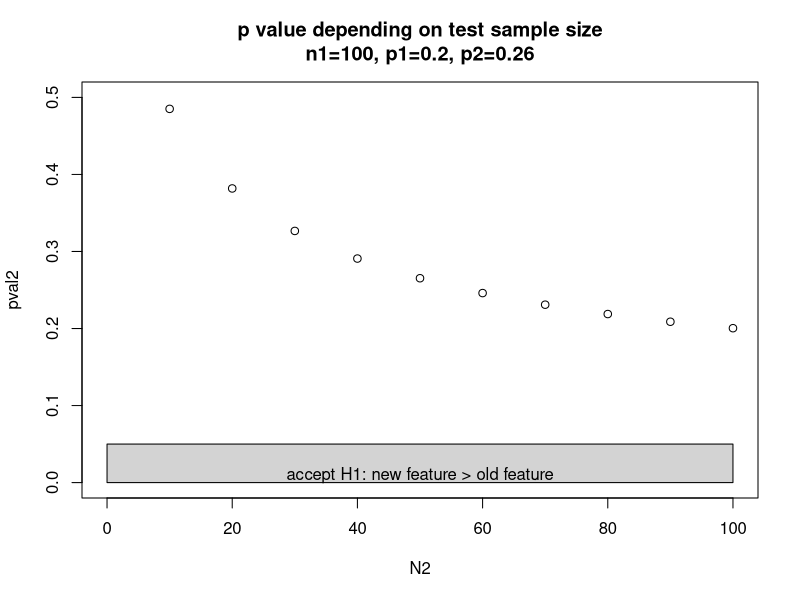
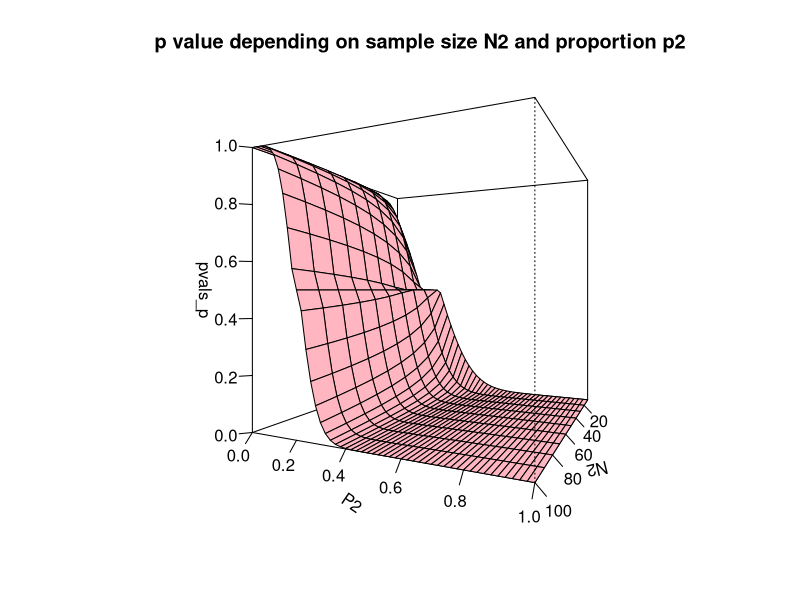
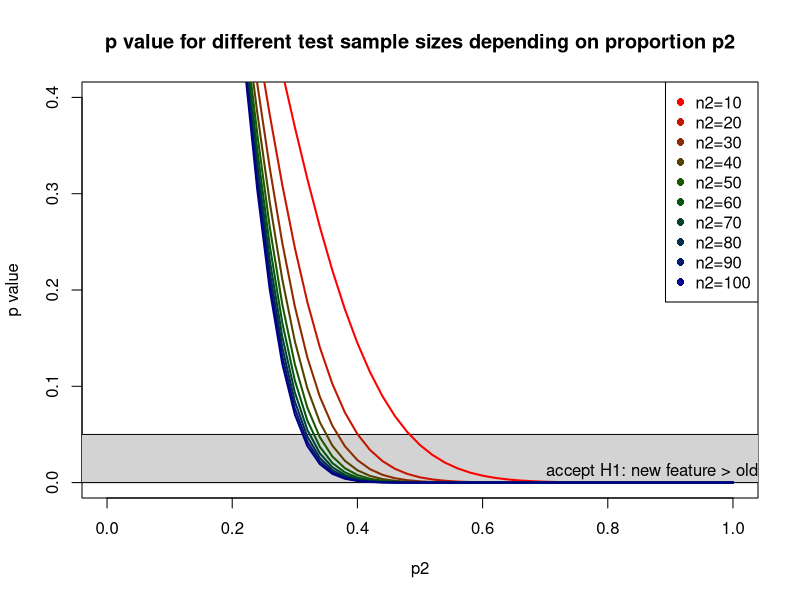

R code for these plots, in order:
# A/B testing
# do more people click on new feature compared to old feature?

n1 <- 100   # people who where tested with old feature
n2 <- 50    # people who "saw" new feature

p1 <- 0.2   # proportion of clicks with old feature
p2 <- 0.26  # proportion of clicks with new feature
p1*n1 # 20
p2*n2 # 13

alpha <- 0.05


getPValue <- function (n1,n2,p1,p2) {
  # H0: p1 >= p2  &   H1: p1 < p2
  # accept H1 if pval < alpha (i.e. new feature is better than old one) 
  res <- prop.test(x=c(p1*n1, p2*n2),n=c(n1,n2), alternative="less")
  return(res$p.value)
}


getPValue(n1,n2,p1,p2)
# we accept H0: p1 >= p2, i.e. old feature is better than new feature 
# (having tested 50 people for new feature and only 13 clicked)

getPValue(100,100,.20,.26) # "H0"
getPValue(100,100,.20,.32) # "H1"
getPValue(100,50,.20,.32) # "H0"



#### How is the p value dependent on the test sample size and test proportion?
#### (test refers to new feature)

N2 <- seq(10, n1, by=10)
pval2 <- sapply(N2, getPValue, n1=n1, p1=p1, p2=p2)
xlim <- c(0,max(N2))
plot(N2, pval2, xlim=xlim, ylim=c(0,0.5),
     main=paste("p value depending on test sample size\nn1=",n1,", p1=",p1,", p2=",p2,sep=""))
rect(0,0,max(N2),alpha, col='lightgrey')
mtext('accept H1: new feature > old feature',side=1,line=-1.7)


#outer(N1, N2, FUN=getPValue, p1=p1, p2=p2)

P2 <- seq(0,1,by=0.02)

pvals_p <- matrix(,nrow=length(N2),ncol=length(P2))
for (i in 1:length(N2)) {
  for (j in 1:length(P2)) {
    pvals_p[i,j] <- getPValue(n1=100,N2[i],p1,P2[j])
  }
}

persp(N2, P2, pvals_p, theta=115, phi=0, ticktype="detailed", col="light pink",
      main="p value depending on sample size N2 and proportion p2",
      zlim=c(0,1), nticks=5) 

plot(P2, pvals_p[1,], ylim=c(0,0.4), t='n', xlab="p2", ylab="p value",
     main="p value for different test sample sizes depending on proportion p2")
rect(-.2,0,max(N2),alpha, col='lightgrey')
mtext('accept H1: new feature > old',side=1,line=-1.9,adj=1)
rbPal <- colorRampPalette(c('red','darkgreen','darkblue'))
b <- rbPal(length(N2))[1:length(N2)]
l <- sapply(1:length(N2), FUN=function(x){ lines(P2, pvals_p[x,],col=b[x], lwd=2) })
legend('topright',paste("n2=",N2,sep=""),col=rbPal(length(N2)),pch=16)


# of 20 test cases we would need a success rate of 0.4 to accept the new feature
# i.e. 8 of 20 would need to click

P2[which(pvals_p[which(N2==100),] < alpha)[1]]
# of 100 test cases we would need a success rate of 0.32 to accept the new feature
# i.e. 32 of 100 would need to click

# get for each test sample size the success rate that would be needed to accept
# the new feature:
p2_min <- apply(pvals_p, MARGIN=1, FUN=function(x){ P2[which(x < alpha)[1]] })

cbind(N2,p2_min)


